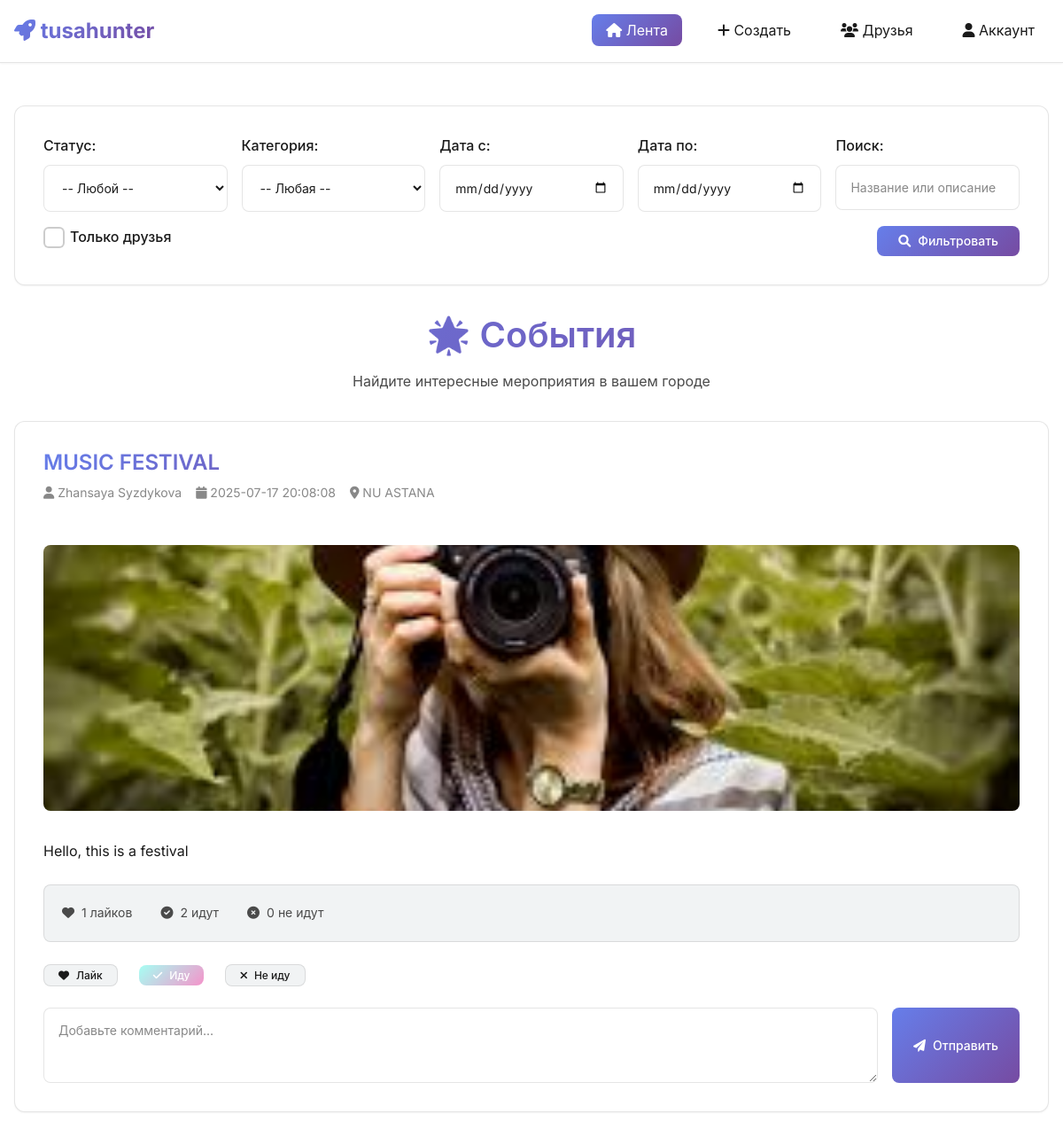
The page /index.php?category=Music (signed in) on the database its author committed.
### tables this page shows
CREATE TABLE `posts` (
  `postID` int(11) NOT NULL,
  `userID` int(11) NOT NULL,
  `name` varchar(255) NOT NULL,
  `category` varchar(50) NOT NULL,
  `description` text DEFAULT NULL,
  `image` varchar(255) DEFAULT NULL,
  `location` varchar(255) DEFAULT NULL,
  `likes` int(11) DEFAULT 0,
  `created_at` datetime DEFAULT current_timestamp(),
  `updated_at` datetime DEFAULT current_timestamp() ON UPDATE current_timestamp(),
  `event_date` datetime DEFAULT NULL
);

CREATE TABLE `users` (
  `userID` int(11) NOT NULL,
  `username` varchar(20) NOT NULL,
  `firstName` varchar(50) NOT NULL,
  `lastName` varchar(50) NOT NULL,
  `email` varchar(50) NOT NULL,
  `password` varchar(100) NOT NULL
);

### index.php (the view, shortened to what this page needs)
<?php
$currentUserID = $_SESSION['userID'] ?? null;
$servername = "localhost";
$username = "root";
$password = "";
$dbname = "db_users";
try {
    $conn = new PDO("mysql:host=$servername;dbname=$dbname", $username, $password);
    $conn->setAttribute(PDO::ATTR_ERRMODE, PDO::ERRMODE_EXCEPTION);
} catch(PDOException $e) {
    echo "Connection failed: " . $e->getMessage();
    exit;
}
$attendanceStmt = $conn->prepare("SELECT postID, status, COUNT(*) as count FROM post_attendance GROUP BY postID, status");
$attendanceStmt->execute();
$attendanceData = $attendanceStmt->fetchAll(PDO::FETCH_ASSOC);
$attendanceMap = [];
foreach ($attendanceData as $row) {
    $attendanceMap[$row['postID']][$row['status']] = $row['count'];
}
$userAttendanceStmt = $conn->prepare("SELECT postID, status FROM post_attendance WHERE userID = ?");
$userAttendanceStmt->execute([$currentUserID]);
$userAttendance = $userAttendanceStmt->fetchAll(PDO::FETCH_KEY_PAIR);
$where = [];
$params = [];
if (!empty($_GET['category'])) {
    $where[] = "posts.category = :category";
    $params[':category'] = $_GET['category'];
}
$sql = "SELECT posts.*, users.firstName, users.lastName FROM posts JOIN users ON posts.userID = users.userID";
if ($where) {
    $sql .= " WHERE " . implode(" AND ", $where);
}
$sql .= " ORDER BY posts.created_at DESC";
$stmt = $conn->prepare($sql);
$stmt->execute($params);
$posts = $stmt->fetchAll(PDO::FETCH_ASSOC);
?>
<!DOCTYPE html>
<html lang="ru">
<head>
  <link href="https://cdnjs.cloudflare.com/ajax/libs/font-awesome/6.0.0/css/all.min.css" rel="stylesheet">
  <link rel="stylesheet" href="web3-style.css">
</head>
<body>
  <header class="header">
    <div class="container">
      <nav class="nav">
                <div class="nav-brand">
            <i class="fas fa-rocket"></i> tusahunter
        </div>
        <ul class="nav-links">
          <li><a href="index.php" class="nav-link active"><i class="fas fa-home"></i> Лента</a></li>
          <li><a href="create.php" class="nav-link"><i class="fas fa-plus"></i> Создать</a></li>
          <li><a href="friends.php" class="nav-link"><i class="fas fa-users"></i> Друзья</a></li>
          <li><a href="acc.php" class="nav-link"><i class="fas fa-user"></i> Аккаунт</a></li>
        </ul>
      </nav>
    </div>
  </header>
  <div class="container main-content">
    <form method="get" class="filter-form animate-fade-in">
      <div class="filter-field">
        <label class="form-label">Статус:</label>
        <select name="status" class="form-select">
          <option value="">-- Любой --</option>
        </select>
      </div>
      <div class="filter-field">
        <label class="form-label">Категория:</label>
        <select name="category" class="form-select">
          <option value="">-- Любая --</option>
        </select>
      </div>
      <div class="filter-field">
        <label class="form-label">Дата с:</label>
        <input type="date" name="date_from" class="form-input">
      </div>
      <div class="filter-field">
        <label class="form-label">Дата по:</label>
        <input type="date" name="date_to" class="form-input">
      </div>
      <div class="filter-field">
        <label class="form-label">Поиск:</label>
        <input type="text" name="q" placeholder="Название или описание" class="form-input">
      </div>
      <div class="filter-field">
        <label class="form-label filter-checkbox">
          <span>Только друзья</span>
        </label>
      </div>
      <button type="submit" class="btn btn-primary">
        <i class="fas fa-search"></i> Фильтровать
      </button>
    </form>
    <div class="text-center mb-4">
      <h1 class="animate-fade-in">🌟 События</h1>
      <p class="animate-fade-in">Найдите интересные мероприятия в вашем городе</p>
    </div>
    <?php if (count($posts) > 0): ?>
      <?php foreach ($posts as $post): ?>
        <div class="post animate-fade-in" id="post-<?= (int)$post['postID'] ?>">
          <div class="post-header">
            <div>
              <h2 class="post-title"><?= htmlspecialchars($post['name']) ?></h2>
              <div class="post-meta">
                <span><i class="fas fa-user"></i> <?= htmlspecialchars($post['firstName'] . ' ' . $post['lastName']) ?></span>
                <span><i class="fas fa-calendar"></i> <?= htmlspecialchars($post['created_at']) ?></span>
                <span><i class="fas fa-map-marker-alt"></i> <?= htmlspecialchars($post['location']) ?></span>
              </div>
            </div>
          </div>
          <?php if (!empty($post['image'])): ?>
            <img src="uploads/<?= htmlspecialchars($post['image']) ?>" alt="Post image" class="post-image">
          <?php endif; ?>
          <div class="post-content">
            <?= nl2br(htmlspecialchars($post['description'])) ?>
          </div>
          <div class="post-stats">
            <div class="stat-item">
              <i class="fas fa-heart"></i>
              <span><?= (int)$post['likes'] ?> лайков</span>
            </div>
            <div class="stat-item">
              <i class="fas fa-check-circle"></i>
              <span><?= $attendanceMap[$post['postID']]['going'] ?? 0 ?> идут</span>
            </div>
            <div class="stat-item">
              <i class="fas fa-times-circle"></i>
              <span><?= $attendanceMap[$post['postID']]['not_going'] ?? 0 ?> не идут</span>
            </div>
          </div>
          <div class="post-actions">
            <form method="post" class="form-inline">
              <button type="submit" class="btn btn-secondary btn-sm">
                <i class="fas fa-heart"></i> Лайк
              </button>
            </form>
            <form method="post" class="form-inline">
              <button type="submit" class="btn btn-success btn-sm" <?= (isset($userAttendance[$post['postID']]) && $userAttendance[$post['postID']] === 'going') ? 'disabled' : '' ?>>
                <i class="fas fa-check"></i> Иду
              </button>
            </form>
            <form method="post" class="form-inline">
              <button type="submit" class="btn btn-secondary btn-sm" <?= (isset($userAttendance[$post['postID']]) && $userAttendance[$post['postID']] === 'not_going') ? 'disabled' : '' ?>>
                <i class="fas fa-times"></i> Не иду
              </button>
            </form>
          </div>
          <form method="post" class="comment-form">
            <textarea name="comment_text" placeholder="Добавьте комментарий..." rows="3" class="form-textarea comment-input"></textarea>
            <button type="submit" class="btn btn-primary">
              <i class="fas fa-paper-plane"></i> Отправить
            </button>
          </form>
        </div>
      <?php endforeach; ?>
    <?php endif; ?>
  </div>
</body>
</html>

### rows shown on the page
posts: name "MUSIC FESTIVAL", userID.lastName "Zhansaya Syzdykova", created_at "2025-07-17 20:08:08", location "NU ASTANA", image (picture), description "Hello, this is a festival", likes "1", postID "2", postID "0"
